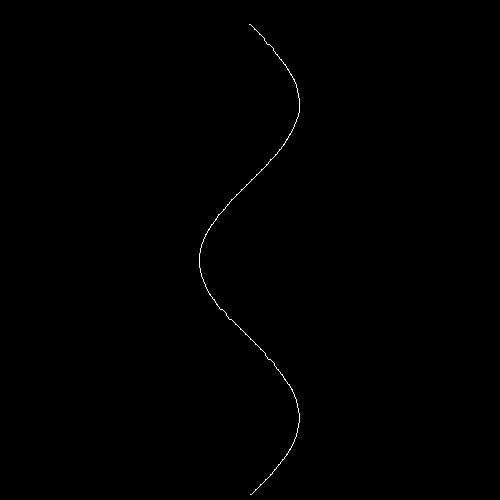
%> input picture BOCurvatureEstimationByOsculatingCircle2D/images/wave.tif, 500 x 500 px
$ octave BOCurvatureEstimationByOsculatingCircle2D_TEST.m   (GNU Octave 9; MATLAB toolbox functions it lacks are replaced by stand-ins)
%> lines starting %> are read from the running program, lines starting %| are printed output that depends on the picture; in (x1, y1, x2, y2) boxes, pixels count from 0 and x2, y2 are one past the last pixel; in counts of white or black regions, pixels touching at a corner belong together; the program's own positions count from 1; long printed decimals are rounded
### BOCurvatureEstimationByOsculatingCircle2D/BOCurvatureEstimationByOsculatingCircle2D.m
function [K,c] = BOCurvatureEstimationByOsculatingCircle2D(C)
%% BOCurvatureEstimationByOsculatingCircle2D -
%           curvature estimation by osculating circle
%
%   REFERENCE:
%       Simon Hermann and Reinhard Klette,
%       A Comparative Study on 2D Curvature Estimators,
%       International Conference on Computing: Theory and
%       Applications,584-589,2007
%       (Algorithm 2)
%
%   INPUT:
%       C     - contour as C = [y,x].
%
%   OUTPUT:
%       K     - curvature = 1/r,
%       c     - circle center.
%
%   USAGE:
%       % Contour
%       [row,col] = find(im,1);
%       C = bwtraceboundary(im,[row,col],'N');
%       % Curvature estimation
%       [K,c] = BOCurvatureEstimationByOsculatingCircle2D(C)
%
%   AUTHOR:
%       Boguslaw Obara, http://boguslawobara.net/
%
%   VERSION:
%       0.1 - 23/09/2008 First implementation

%%
K = []; c = [];
S = BOCurveSegmentation2D(C);
for i=1+1:size(S)-1
    ixL = S(i-1);
    ixC = S(i);
    ixR = S(i+1);
    pi_kb = C(ixL,:);
    pi_kf = C(ixR,:);
    pi_k  = C(ixC,:);
    [a1,b1,c1] = points_bisect_line_imp_2d(pi_k,pi_kb);
    [a2,b2,c2] = points_bisect_line_imp_2d(pi_k,pi_kf);
    [ival,center] = lines_imp_int_2d(a1,b1,c1,a2,b2,c2);
    if ival==1
       vector = pi_k-center;
       radius = norm(vector);
       K = [K; 1/radius];
       c = [c; center];
    end
end
end

### BOCurvatureEstimationByOsculatingCircle2D/points_bisect_line_imp_2d.m
function [ a, b, c ] = points_bisect_line_imp_2d ( p1, p2 )

%% POINTS_BISECT_LINE_IMP_2D: implicit bisector line between two points in 2D.
%
%  Discussion:
%
%    This routine finds, in implicit form, the equation of the line
%    that is equidistant from two points.
%
%    The implicit form of a line in 2D is:
%
%      A * X + B * Y + C = 0
%
%  Modified:
%
%    19 February 2005
%
%  Author:
%
%    John Burkardt
%
%  Reference:
%
%    Adrian Bowyer and John Woodwark,
%    A Programmer's Geometry,
%    Butterworths, 1983.
%
%  Parameters:
%
%    Input, real P1(2), P2(2), the coordinates of two points.
%
%    Output, real A, B, C, the parameters of the implicit line
%    equidistant from both points.
%
  dim_num = 2;

  a = p1(1) - p2(1);
  b = p1(2) - p2(2);
  c = - 0.5 * ( sum ( p1(1:dim_num).^2 ) - sum ( p2(1:dim_num).^2 ) );

### BOCurvatureEstimationByOsculatingCircle2D/lines_imp_int_2d.m
function [ ival, p ] = lines_imp_int_2d ( a1, b1, c1, a2, b2, c2 )

%% LINES_IMP_INT_2D determines where two implicit lines intersect in 2D.
%
%  Discussion:
%
%    The implicit form of a line in 2D is:
%
%      A * X + B * Y + C = 0
%
%  Modified:
%
%    12 May 2005
%
%  Author:
%
%    John Burkardt
%
%  Parameters:
%
%    Input, real A1, B1, C1, define the first line.
%    At least one of A1 and B1 must be nonzero.
%
%    Input, real A2, B2, C2, define the second line.
%    At least one of A2 and B2 must be nonzero.
%
%    Output, integer IVAL, reports on the intersection.
%
%    -1, both A1 and B1 were zero.
%    -2, both A2 and B2 were zero.
%     0, no intersection, the lines are parallel.
%     1, one intersection point, returned in X, Y.
%     2, infinitely many intersections, the lines are identical.
%
%    Output, real P(2), if IVAL = 1, then P is
%    the intersection point.  if IVAL = 2, then P is one of the
%    points of intersection.  Otherwise, P = [].
%
  dim_num = 2;
%
%  Refuse to handle degenerate lines.
%
  if ( a1 == 0.0 & b1 == 0.0 )
    ival = -1;
    p = [];
    return
  elseif ( a2 == 0.0 & b2 == 0.0 )
    ival = -2;
    p = [];
    return
  end
%
%  Set up and solve a linear system.
%
  a(1,1) = a1;
  a(1,2) = b1;
  a(1,3) = -c1;

  a(2,1) = a2;
  a(2,2) = b2;
  a(2,3) = -c2;

  [ a, info ] = r8mat_solve ( 2, 1, a );
%
%  If the inverse exists, then the lines intersect at the solution point.
%
  if ( info == 0 )

    ival = 1;
    p(1:dim_num) = a(1:dim_num,3);
%
%  If the inverse does not exist, then the lines are parallel
%  or coincident.  Check for parallelism by seeing if the
%  C entries are in the same ratio as the A or B entries.
%
  else

    ival = 0;
    p = [];

    if ( a1 == 0.0 )
      if ( b2 * c1 == c2 * b1 )
        ival = 2;
        p(1:dim_num) = [ 0.0, - c1 / b1 ];
      end
    else
      if ( a2 * c1 == c2 * a1 )
        ival = 2;
        if ( abs ( a1 ) < abs ( b1 ) )
          p(1:dim_num) = [ 0.0, - c1 / b1 ];
        else
          p(1:dim_num) = [ - c1 / a1, 0.0 ];
        end
      end
    end

  end

### BOCurvatureEstimationByOsculatingCircle2D/r8mat_solve.m
function [ a, info ] = r8mat_solve ( n, nrhs, a )

%% R8MAT_SOLVE uses Gauss-Jordan elimination to solve an N by N linear system.
%
%  Modified:
%
%    31 January 2005
%
%  Author:
%
%    John Burkardt
%
%  Parameters:
%
%    Input, integer N, the order of the matrix.
%
%    Input, integer NRHS, the number of right hand sides.  NRHS
%    must be at least 0.
%
%    Input, real A(N,N+NRHS), contains in rows and
%    columns 1 to N the coefficient matrix, and in columns N+1 through
%    N+NRHS, the right hand sides.
%
%    Output, real A(N,N+NRHS), the coefficient matrix
%    area has been destroyed, while the right hand sides have
%    been overwritten with the corresponding solutions.
%
%    Output, integer INFO, singularity flag.
%    0, the matrix was not singular, the solutions were computed;
%    J, factorization failed on step J, and the solutions could not
%    be computed.
%
  info = 0;

  for j = 1 : n
%
%  Choose a pivot row IPIVOT.
%
    ipivot = j;
    apivot = a(j,j);

    for i = j+1 : n
      if ( abs ( apivot ) < abs ( a(i,j) ) )
        apivot = a(i,j);
        ipivot = i;
      end
    end

    if ( apivot == 0.0 )
      info = j;
      return;
    end
%
%  Interchange.
%
    temp               = a(ipivot,1:n+nrhs);
    a(ipivot,1:n+nrhs) = a(j,     1:n+nrhs);
    a(j,     1:n+nrhs) = temp;
%
%  A(J,J) becomes 1.
%
    a(j,j) = 1.0;
    a(j,j+1:n+nrhs) = a(j,j+1:n+nrhs) / apivot;
%
%  A(I,J) becomes 0.
%
    for i = 1 : n

      if ( i ~= j )

        factor = a(i,j);
        a(i,j) = 0.0;
        a(i,j+1:n+nrhs) = a(i,j+1:n+nrhs) - factor * a(j,j+1:n+nrhs);

      end

    end

  end

### BOCurvatureEstimationByOsculatingCircle2D/BOCurvatureEstimationByOsculatingCirclePlot2D.m
function BOCurvatureEstimationByOsculatingCirclePlot2D(C,radius,center)
for i=1:length(radius)
    plot(center(i,1),center(i,2),'r.'); hold on;
    theta = linspace(0,2*pi,1000);
    rho = ones(1,1000)*radius(i);
    [x,y] = pol2cart(theta,rho);
    x = x + center(i,1);
    y = y + center(i,2);
    plot(x,y,'r-'); hold on;
end
plot(C(:,1),C(:,2),'b-','LineWidth',2); hold on;
end

### BOCurvatureEstimationByOsculatingCircle2D/BOCurvatureEstimationByOsculatingCircle2D_TEST.m
%% Clear ALL
clc; clear all; close all;
%% Add path
addpath('../BOCurveSegmentation2D/');
%% Load image
im = imread('./images/wave.tif');
%> im: size 500x500 logical; 0.21% white in thin lines or dots, all inside (x1, y1, x2, y2) = (199, 24, 300, 495)
%% Contour
[row, col] = find(im,1);
%> row = 254; col = 200
C = bwtraceboundary(im, [row, col], 'N');
%> C = 998 rows, first 12: [254 200; 253 201; 252 201; 251 201; 250 201; 249 201; 248 202; 247 202; 246 202; 245 202; 244 203; 243 203]
[K,c] = BOCurvatureEstimationByOsculatingCircle2D(C);
%> in BOCurvatureEstimationByOsculatingCircle2D, `S = BOCurveSegmentation2D(C);`: S = 305 values from 1 to 998
%> the loop in BOCurvatureEstimationByOsculatingCircle2D, `for i=1+1:size(S)-1` made 303 passes
%> (ixL, ixC, ixR, pi_kb, pi_kf, pi_k) on passes 7 to 9: (22, 24, 27, [233 208], [228 211], [231 209]), (24, 27, 29, [231 209], [226 212], [228 211]), (27, 29, 31, [228 211], [225 213], [226 212])
%> (ixL, ixC, ixR, pi_kb, pi_kf, pi_k) on passes 10, 11, 12, 13, 14, 17: (29, 31, 33, [226 212], [223 214], [225 213]), (31, 33, 35, [225 213], [221 216], [223 214]), (33, 35, 38, [223 214], [218 218], [221 216]), (35, 38, 40, [221 216], [216 219], [218 218]), (38, 40, 42, [218 218], [215 220], [216 219]), (46, 48, 50, [211 224], [208 226], [210 225])
%% Plot
BOCurvatureEstimationByOsculatingCirclePlot2D(C,K.^-1,c)
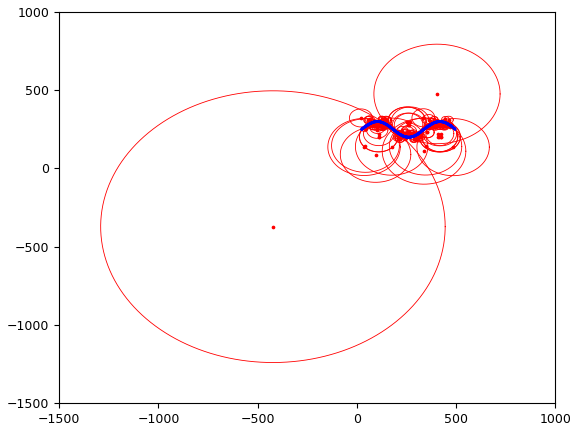
%> figure redrawn from the program's plot data
%% Mean and variance
mK = mean(K); vK = var(K);
disp(['Cuvature: ' sprintf('%f %f', [mK vK])]);
%| Cuvature: 0.1222 0.01192
